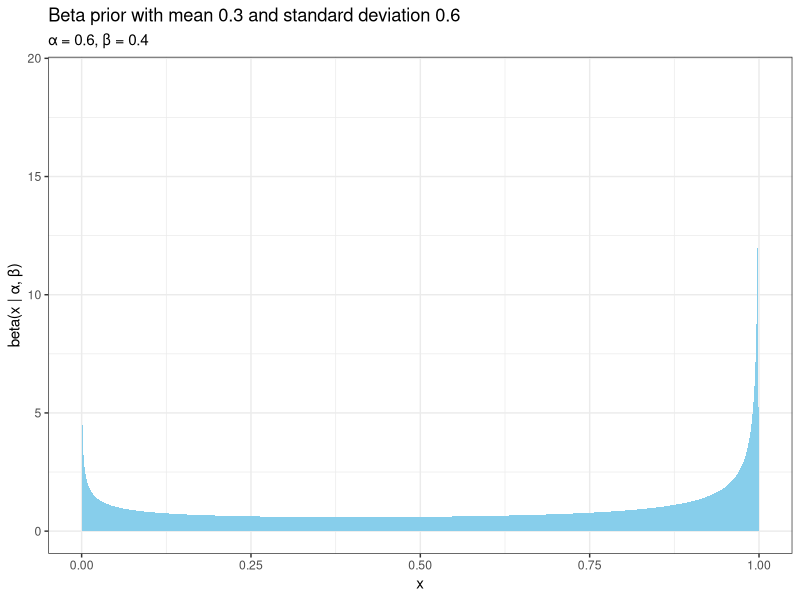
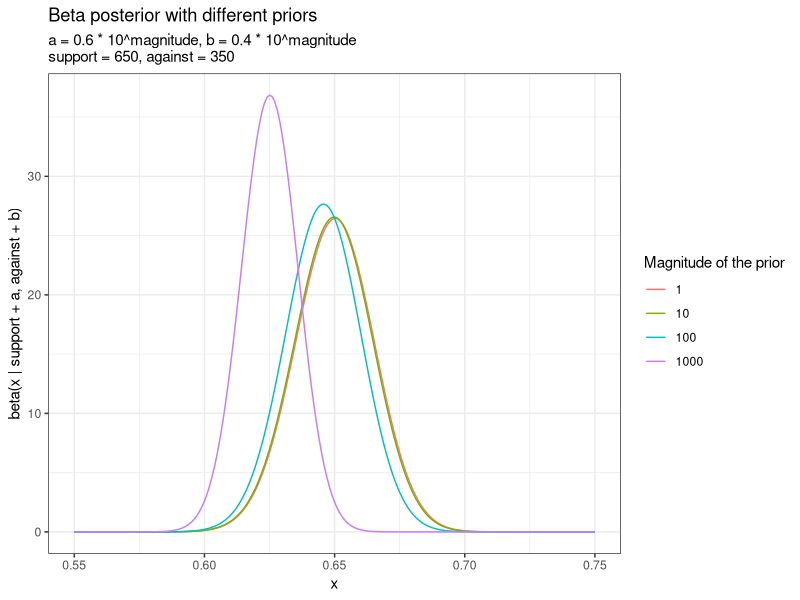

Write R code to recreate these figures, in order.
## ---- chunk 1
knitr::opts_chunk$set(
  echo = TRUE,
  comment = NA,
  message = FALSE,
  warning = FALSE,
  error = TRUE,
  cache = TRUE
)

library(tidyverse)
theme_set(theme_bw())
## ---- chunk 2
α <- 3 / 5
β <- 2 / 5

tibble(x = seq(0, 1, 0.001), y = dbeta(x, α, β)) %>% 
  ggplot() +
  aes(x, y) +
  geom_area(fill = 'skyblue') +
  labs(
    x = 'x',
    y = 'beta(x | α, β)',
    title = 'Beta prior with mean 0.3 and standard deviation 0.6',
    subtitle = str_glue('α = {α}, β = {β}')
  )
  
## ---- chunk 3
support <- 650
against <- 350

expand.grid(magnitude = 0:3, x = seq(0, 1, 0.001)) %>% 
  as_tibble() %>% 
  mutate(
    c = 10^magnitude,
    a_prior = α * c,
    b_prior = β * c,
    y = dbeta(x, support + a_prior, against + b_prior),
    prior_magnitude = factor(as.character(10^magnitude))
  ) %>%
  ggplot() +
  aes(x, y, colour = prior_magnitude) +
  geom_line() +
  scale_x_continuous(limits = c(0.55, 0.75)) +
  labs(
    x = 'x',
    y = 'beta(x | support + a, against + b)',
    title = 'Beta posterior with different priors',
    subtitle = str_glue(paste(
      'a = {α} * 10^magnitude, b = {β} * 10^magnitude',
      'support = 650, against = 350',
      sep = '\n'
    )),
    colour = 'Magnitude of the prior'
  )

